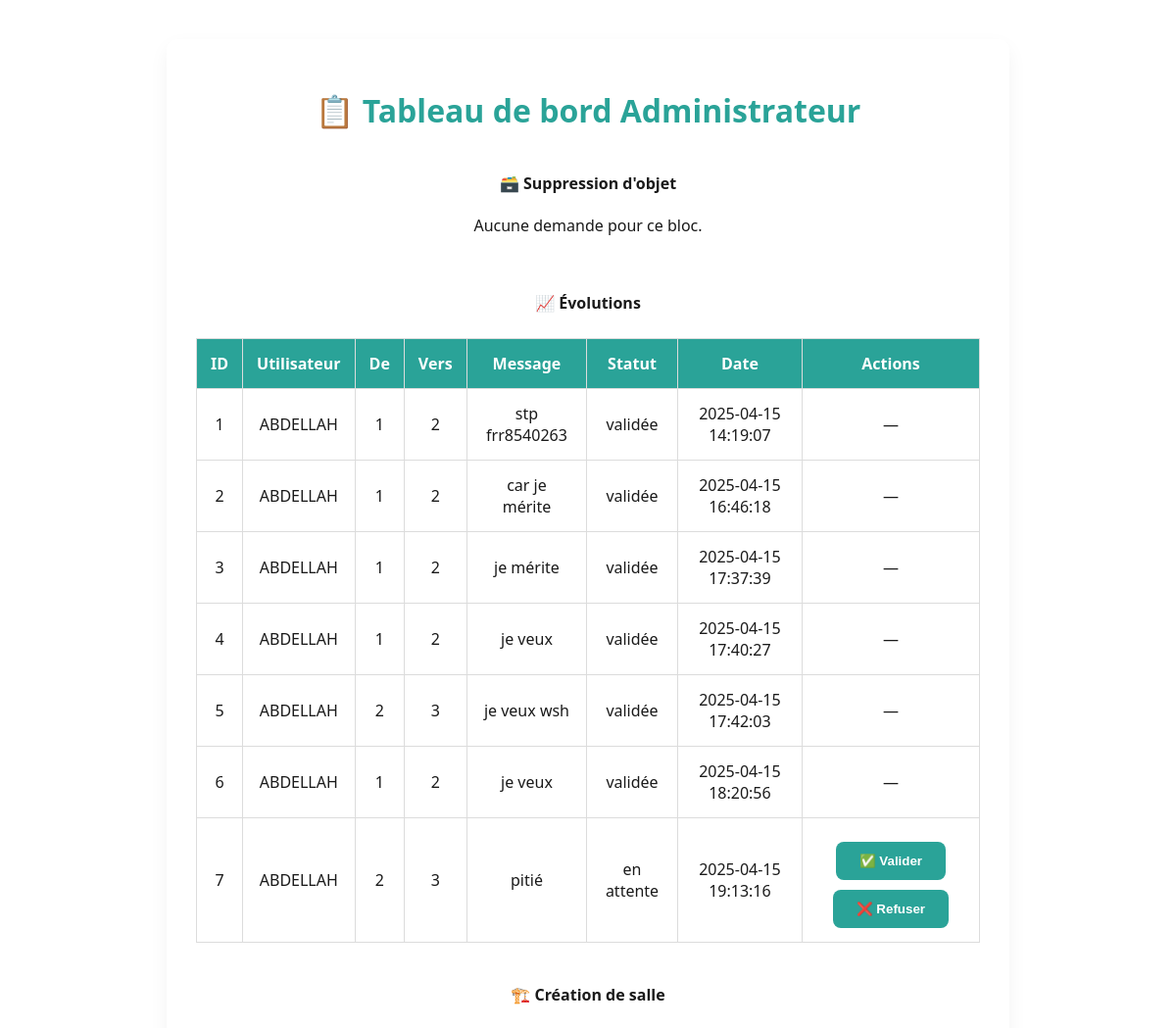
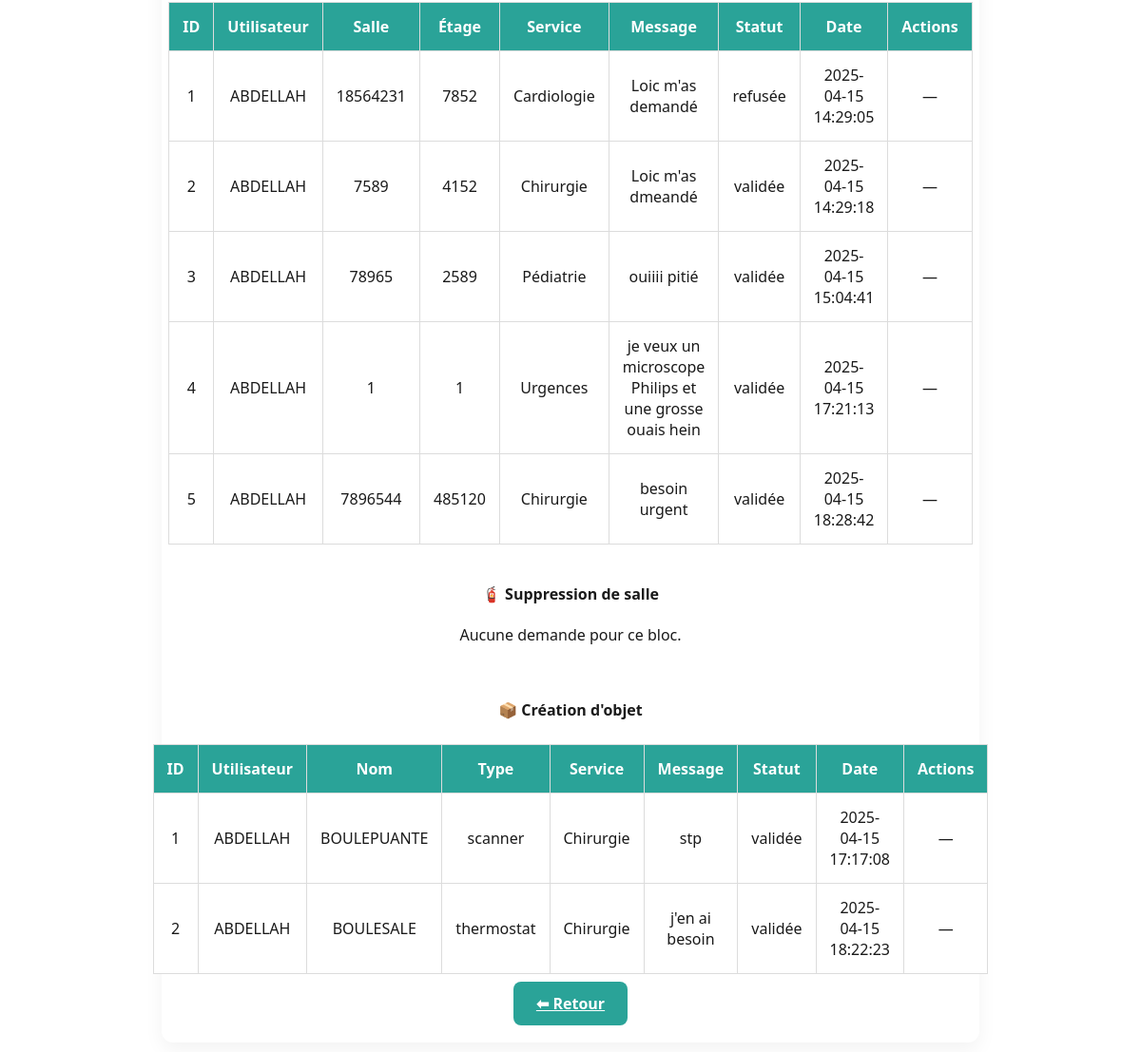
The page /admin/dashboard (signed in) on the database as committed earlier (2 pictures, top to bottom).
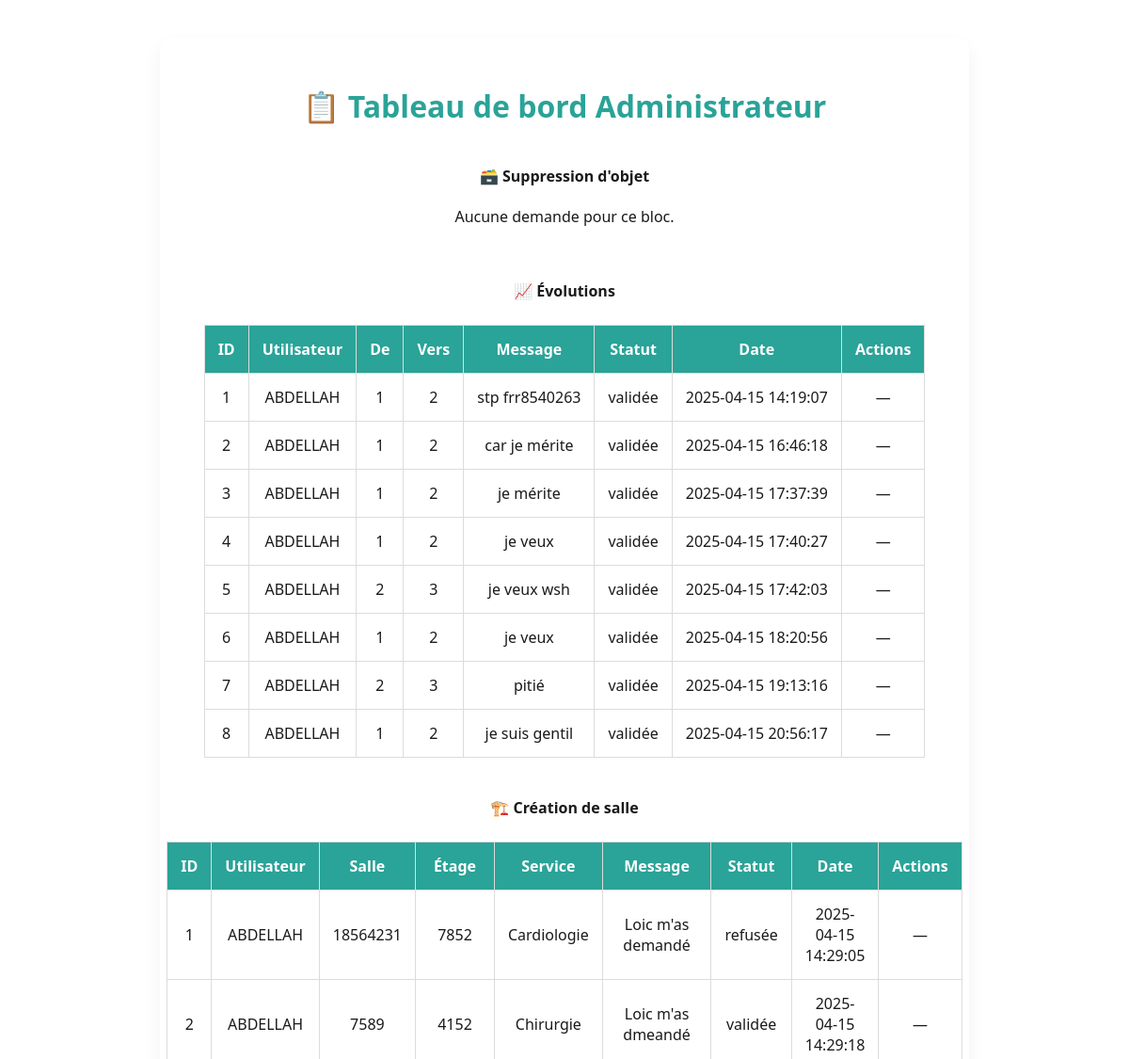
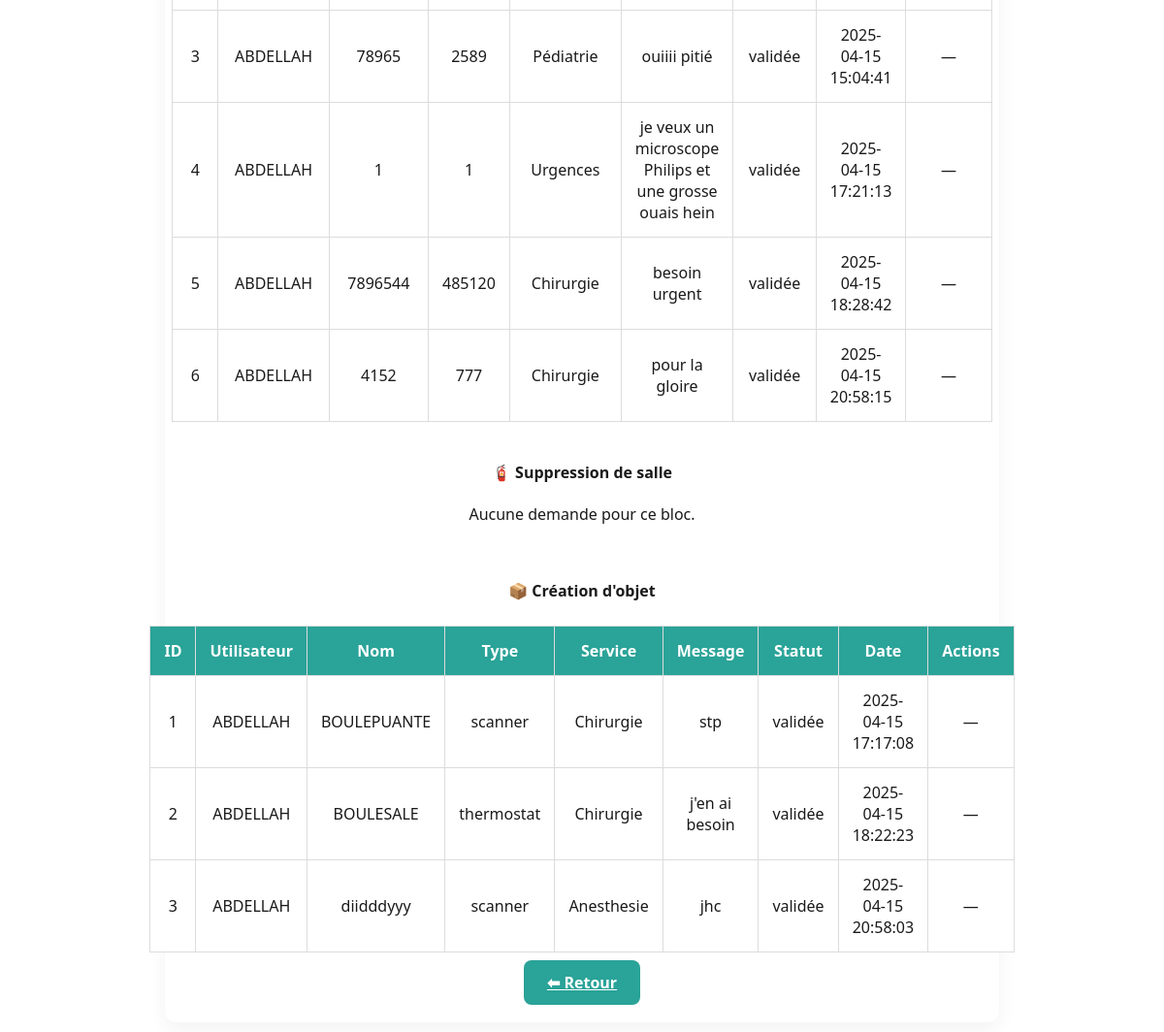
The same page on the database as committed later (2 pictures, top to bottom).
### tables this page shows
CREATE TABLE DemandeUpgrade (
            id INTEGER PRIMARY KEY AUTOINCREMENT,
            pseudonyme TEXT NOT NULL,
            niveau_actuel INTEGER NOT NULL,
            niveau_demande INTEGER NOT NULL,
            message TEXT,
            statut TEXT DEFAULT 'en attente',
            date_creation TIMESTAMP DEFAULT CURRENT_TIMESTAMP,
            FOREIGN KEY (pseudonyme) REFERENCES Connexion(pseudonyme)
        );

CREATE TABLE DemandeCreationSalle (
            id INTEGER PRIMARY KEY AUTOINCREMENT,
            pseudonyme TEXT NOT NULL,
            numero_salle TEXT NOT NULL,
            etage INTEGER,
            service TEXT,
            message TEXT,
            statut TEXT DEFAULT 'en attente',
            date_creation TIMESTAMP DEFAULT CURRENT_TIMESTAMP,
            FOREIGN KEY (pseudonyme) REFERENCES Connexion(pseudonyme)
        );

CREATE TABLE DemandeCreationObjet (
            id INTEGER PRIMARY KEY AUTOINCREMENT,
            pseudonyme TEXT NOT NULL,
            nom TEXT NOT NULL,
            type TEXT NOT NULL,
            service TEXT,
            message TEXT,
            statut TEXT DEFAULT 'en attente',
            date_creation TIMESTAMP DEFAULT CURRENT_TIMESTAMP,
            FOREIGN KEY (pseudonyme) REFERENCES Connexion(pseudonyme)
        );

### app.py (the view)
@app.route('/admin/dashboard')
def admin_dashboard():
    if not est_admin():
        flash("Accès refusé.")
        return redirect(url_for('accueil'))
    conn = sql.connect("donnees.db")
    cur = conn.cursor()
    blocs = []
    def ajouter_bloc(query, headers, title, endpoint_type, statut_index):
        cur.execute(query)
        demandes = cur.fetchall()
        blocs.append({
            "title": title,
            "headers": headers,
            "demandes": demandes,
            "type": endpoint_type,
            "statut_index": statut_index
        })
    ajouter_bloc(
        """
        SELECT d.id, o.nom, d.pseudonyme, d.message, d.statut, d.date_creation
        FROM DemandeSuppression d
        JOIN Objet o ON d.objet_id = o.ID
        ORDER BY d.date_creation DESC
        """,
        ["ID", "Objet", "Utilisateur", "Message", "Statut", "Date"],
        "🗃️ Suppression d'objet",
        "demande",
        4
    )
    ajouter_bloc(
        "SELECT id, pseudonyme, niveau_actuel, niveau_demande, message, statut, date_creation FROM DemandeUpgrade",
        ["ID", "Utilisateur", "De", "Vers", "Message", "Statut", "Date"],
        "📈 Évolutions",
        "upgrade",
        5
    )
    ajouter_bloc(
        "SELECT id, pseudonyme, numero_salle, etage, service, message, statut, date_creation FROM DemandeCreationSalle",
        ["ID", "Utilisateur", "Salle", "Étage", "Service", "Message", "Statut", "Date"],
        "🏗️ Création de salle",
        "demande_salle",
        6
    )
    ajouter_bloc(
        """
        SELECT d.id, s.NumeroSalle, d.pseudonyme, d.message, d.statut, d.date_creation
        FROM DemandeSuppressionSalle d
        JOIN Salle s ON d.NumeroSalle = s.NumeroSalle
        ORDER BY d.date_creation DESC
        """,
        ["ID", "Salle", "Utilisateur", "Message", "Statut", "Date"],
        "🧯 Suppression de salle",
        "suppression_salle",
        4
    )
    ajouter_bloc(
        "SELECT id, pseudonyme, nom, type, service, message, statut, date_creation FROM DemandeCreationObjet",
        ["ID", "Utilisateur", "Nom", "Type", "Service", "Message", "Statut", "Date"],
        "📦 Création d'objet",
        "objet",
        6
    )
    conn.close()
    return render_template("dashboard.html", blocs=blocs)

### app.py (called while the page is built)
@app.context_processor
def inject_user_type():
    def get_user_type_safe(pseudo):
        result = get_user_type(pseudo)
        return int(result[0]) if result else 0
    return dict(get_user_type=get_user_type_safe)

### models.py (called while the page is built)
def est_admin():
    return 'username' in session and get_user_type(session['username'])[0] == 3

def get_user_type(pseudonyme):
    con = sql.connect("donnees.db")
    cur = con.cursor()
    cur.execute("SELECT type FROM Informations WHERE pseudonyme = ? OR email = ?", (pseudonyme, pseudonyme))
    result = cur.fetchone()
    con.close()
    return result

### templates/dashboard.html (shortened to what this page needs)
<!DOCTYPE html>
<html lang="fr">
<head>
    <link rel="stylesheet" href="{{ url_for('static', filename='dist/css/styles.css') }}">
</head>
<body class="container py-4">
    <h1 class="text-center mb-4">📋 Tableau de bord Administrateur</h1>
    {% for bloc in blocs %}
        <div class="card mb-4">
            <div class="card-header bg-primary text-white">
                <h4 class="mb-0">{{ bloc.title }}</h4>
            </div>
            <div class="card-body">
                {% if bloc.demandes %}
                    <div class="table-responsive">
                        <table class="table table-striped align-middle">
                            <thead class="table-dark">
                                <tr>
                                    {% for header in bloc.headers %}<th>{{ header }}</th>{% endfor %}
                                    <th>Actions</th>
                                </tr>
                            </thead>
                            <tbody>
                                {% for demande in bloc.demandes %}
                                <tr>
                                    {% for val in demande %}<td>{{ val }}</td>{% endfor %}
                                    <td>
                                        {% if demande[bloc.statut_index] == 'en attente' %}
                                            <button class="btn btn-success btn-sm" onclick="envoyerAction({{ demande[0] }}, 'valider', '{{ bloc.type }}')">✅ Valider</button>
                                            <button class="btn btn-danger btn-sm" onclick="envoyerAction({{ demande[0] }}, 'refuser', '{{ bloc.type }}')">❌ Refuser</button>
                                        {% else %}
                                            <span class="text-muted">—</span>
                                        {% endif %}
                                    </td>
                                </tr>
                                {% endfor %}
                            </tbody>
                        </table>
                    </div>
                {% else %}
                    <p class="text-muted">Aucune demande pour ce bloc.</p>
                {% endif %}
            </div>
        </div>
    {% endfor %}
    <div class="text-end mt-4">
        <a href="{{ url_for('gestion_ressources') }}" class="btn btn-outline-secondary">⬅ Retour</a>
    </div>
</body>
</html>

Rows that differ between the two databases and show on the page:
changed DemandeUpgrade "pitié": statut "en attente" → "validée"
added DemandeUpgrade: demande "8" "1" "2", pseudonyme "ABDELLAH", message "je suis gentil", statut "validée", date_creation "2025-04-15 20:56:17"
added DemandeCreationSalle: demande "6", pseudonyme "ABDELLAH", numero_salle "4152", etage "777", service "Chirurgie", message "pour la gloire", statut "validée", date_creation "2025-04-15 20:58:15"
added DemandeCreationObjet: demande "3", pseudonyme "ABDELLAH", nom "diidddyyy", type "scanner", service "Anesthesie", message "jhc", statut "validée", date_creation "2025-04-15 20:58:03"
Other text that changed with them:
list line gone: "✅ Valider ❌ Refuser"
